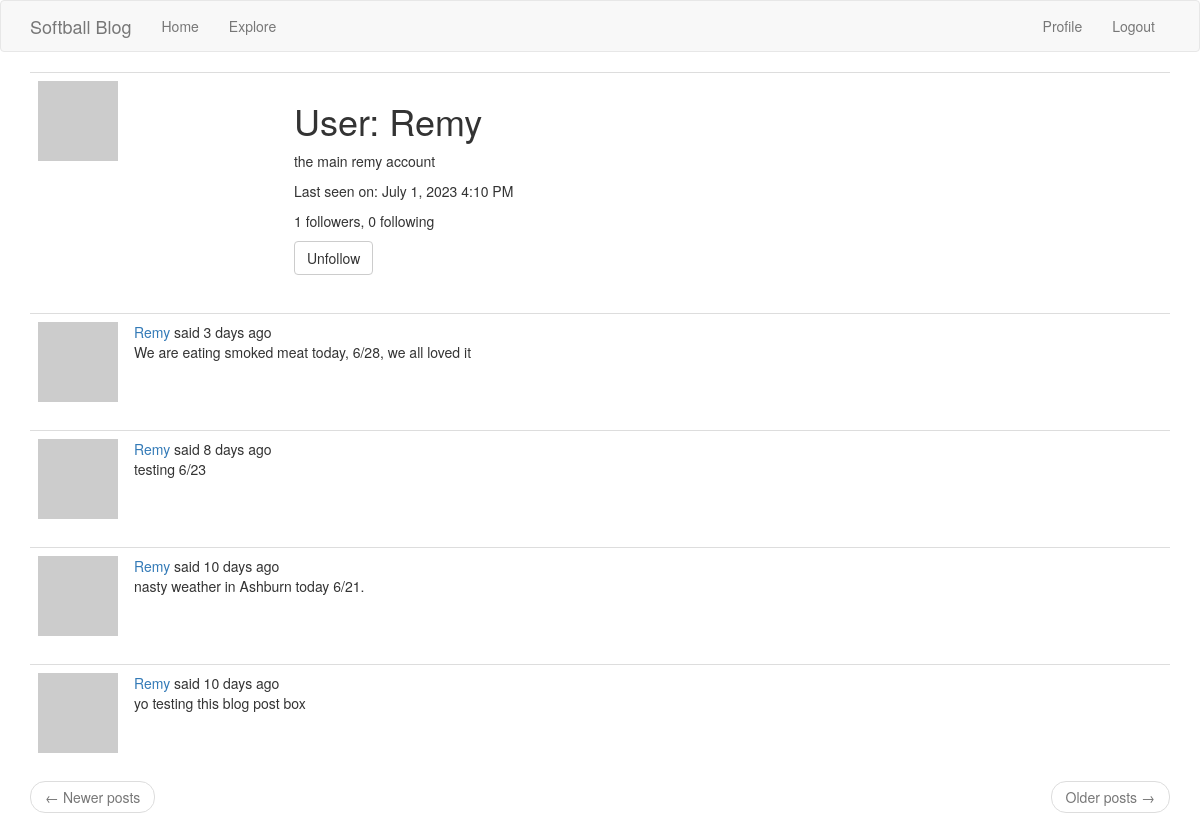
Screenshot of /user/Remy (signed in) with the database file from the repository.
### app/models.py (models this page shows, shortened)
class User(UserMixin, db.Model):
    id = db.Column(db.Integer, primary_key=True)
    username = db.Column(db.String(64), index=True, unique=True)
    email = db.Column(db.String(120), index=True, unique=True)
    password_hash = db.Column(db.String(128))
    posts = db.relationship("Post", backref="author", lazy="dynamic")
    about_me = db.Column(db.String(140))
    last_seen = db.Column(db.DateTime, default=datetime.utcnow)
    followed = db.relationship(
        "User",
        secondary=followers,
        primaryjoin=(followers.c.follower_id == id),
        secondaryjoin=(followers.c.followed_id == id),
        backref=db.backref("followers", lazy="dynamic"),
        lazy="dynamic",
    )
    def is_following(self, user):
        return self.followed.filter(followers.c.followed_id == user.id).count() > 0
    def avatar(self, size):
        digest = md5(self.email.lower().encode("utf-8")).hexdigest()
        return f"https://www.gravatar.com/avatar/{digest}?d=robohash&s={size}"

class Post(db.Model):
    id = db.Column(db.Integer, primary_key=True)
    body = db.Column(db.String(140))
    timestamp = db.Column(db.DateTime, index=True, default=datetime.utcnow)
    user_id = db.Column(db.Integer, db.ForeignKey("user.id"))

### app/routes.py (the view)
@app.route("/user/<username>")
@login_required
def user(username):
    user = User.query.filter_by(username=username).first_or_404()
    page = request.args.get("page", 1, type=int)
    posts = user.posts.order_by(Post.timestamp.desc()).paginate(
        page=page, per_page=app.config["POSTS_PER_PAGE"], error_out=False
    )
    next_url = (
        url_for("user", username=user.username, page=posts.next_num)
        if posts.has_next
        else None
    )
    prev_url = (
        url_for("user", username=user.username, page=posts.prev_num)
        if posts.has_prev
        else None
    )
    form = EmptyForm()
    return render_template(
        "user.html",
        user=user,
        posts=posts.items,
        next_url=next_url,
        prev_url=prev_url,
        form=form,
    )

### app/forms.py
class EmptyForm(FlaskForm):
    submit = SubmitField("Submit")

### app/models.py (called while the page is built)
@login.user_loader
def load_user(id):
    return User.query.get(int(id))

### app/routes.py (called while the page is built)
@app.before_request
def before_request():
    if current_user.is_authenticated:
        current_user.last_seen = datetime.utcnow()
        db.session.commit()
        g.locale = str(get_locale())

### app/templates/user.html (shortened to what this page needs)
{% extends "base.html" %}
{% block app_content %}
<table class="table table-hover">
    <tr>
        <td width="256px"><img src="{{ user.avatar(256) }}"></td>
        <td>
            <h1>{{ _('User') }}: {{ user.username }}</h1>
            {% if user.about_me %}<p>{{ user.about_me }}</p>{% endif %}
            {% if user.last_seen %}
            <p>{{ _('Last seen on') }}: {{ moment(user.last_seen).format('LLL') }}</p>
            {% endif %}
            <p>{{ _('%(count)d followers', count=user.followers.count()) }}, {{ _('%(count)d following',count=user.followed.count()) }}</p>
            {% if user == current_user %}
                            <p><a href="{{ url_for('edit_profile') }}">{{ _('Edit your profile') }}</a></p>
            {% else %}
            <p>
            <form action="{{ url_for('unfollow', username=user.username) }}" method="post">
                {{ form.submit(value=_('Unfollow'), class_='btn btn-default') }}
            </form>
            </p>
            {% endif %}
        </td>
    </tr>
</table>
{% for post in posts %}
{% include '_post.html' %}
{% endfor %}
<nav aria-label="...">
    <ul class="pager">
        <li class="previous{% if not prev_url %} disabled{% endif %}">
            <a href="{{ prev_url or '#' }}">
                <span aria-hidden="true">&larr;</span> {{ _('Newer posts') }}
            </a>
        </li>
        <li class="next{% if not next_url %} disabled{% endif %}">
            <a href="{{ next_url or '#' }}">
                                    {{ _('Older posts') }} <span aria-hidden="true">&rarr;</span>
            </a>
        </li>
    </ul>
</nav>
{% endblock %}

### app/templates/_post.html (shortened to what this page needs)
<table class="table table-hover">
    <tr>
        <td width="70px">
            <a href="{{ url_for('user', username=post.author.username) }}">
                <img src="{{ post.author.avatar(70) }}" />
            </a>
        </td>
        <td>
            {{ _('%(username)s said %(when)s',
            username=user_link, when=moment(post.timestamp).fromNow()) }}
            <br>
            {{ post.body }}
        </td>
    </tr>
</table>

### rows the page displays
User: username "Remy", about_me "the main remy account", last_seen "July 1, 2023 4:10 PM"
Post: body "We are eating smoked meat today, 6/28, we all loved it"
Post: body "testing 6/23"
Post: body "nasty weather in Ashburn today 6/21."
Post: body "yo testing this blog post box"
